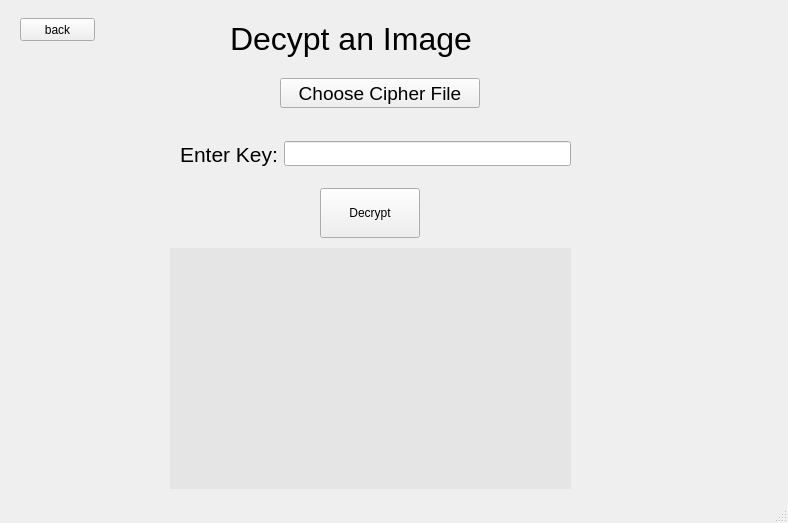
<?xml version="1.0" encoding="UTF-8"?>
<ui version="4.0">
 <class>MainWindow</class>
 <widget class="QMainWindow" name="MainWindow">
  <property name="geometry">
   <rect>
    <x>0</x>
    <y>0</y>
    <width>788</width>
    <height>523</height>
   </rect>
  </property>
  <property name="windowTitle">
   <string>MainWindow</string>
  </property>
  <widget class="QWidget" name="centralwidget">
   <widget class="QStackedWidget" name="stackedWidget">
    <property name="geometry">
     <rect>
      <x>10</x>
      <y>8</y>
      <width>771</width>
      <height>491</height>
     </rect>
    </property>
    <property name="minimumSize">
     <size>
      <width>0</width>
      <height>0</height>
     </size>
    </property>
    <property name="currentIndex">
     <number>2</number>
    </property>
    <widget class="QWidget" name="page">
     <widget class="QWidget" name="verticalLayoutWidget">
      <property name="geometry">
       <rect>
        <x>260</x>
        <y>120</y>
        <width>231</width>
        <height>221</height>
       </rect>
      </property>
      <layout class="QVBoxLayout" name="verticalLayout">
       <property name="topMargin">
        <number>0</number>
       </property>
       <item>
        <widget class="QPushButton" name="pushButton">
         <property name="enabled">
          <bool>true</bool>
         </property>
         <property name="sizePolicy">
          <sizepolicy hsizetype="Expanding" vsizetype="Maximum">
           <horstretch>0</horstretch>
           <verstretch>0</verstretch>
          </sizepolicy>
         </property>
         <property name="minimumSize">
          <size>
           <width>0</width>
           <height>40</height>
          </size>
         </property>
         <property name="text">
          <string>Encrypt</string>
         </property>
        </widget>
       </item>
       <item>
        <widget class="QPushButton" name="pushButton_2">
         <property name="minimumSize">
          <size>
           <width>0</width>
           <height>40</height>
          </size>
         </property>
         <property name="text">
          <string>Decrypt</string>
         </property>
        </widget>
       </item>
      </layout>
     </widget>
     <widget class="QLabel" name="label">
      <property name="geometry">
       <rect>
        <x>240</x>
        <y>30</y>
        <width>511</width>
        <height>61</height>
       </rect>
      </property>
      <property name="font">
       <font>
        <pointsize>24</pointsize>
       </font>
      </property>
      <property name="text">
       <string>Select An Option</string>
      </property>
     </widget>
    </widget>
    <widget class="QWidget" name="page_2">
     <widget class="QWidget" name="horizontalLayoutWidget">
      <property name="geometry">
       <rect>
        <x>190</x>
        <y>80</y>
        <width>391</width>
        <height>52</height>
       </rect>
      </property>
      <layout class="QHBoxLayout" name="horizontalLayout">
       <item>
        <widget class="QLabel" name="label_2">
         <property name="font">
          <font>
           <pointsize>16</pointsize>
          </font>
         </property>
         <property name="text">
          <string>Enter Key:</string>
         </property>
        </widget>
       </item>
       <item>
        <widget class="QLineEdit" name="lineEdit">
         <property name="minimumSize">
          <size>
           <width>0</width>
           <height>25</height>
          </size>
         </property>
        </widget>
       </item>
      </layout>
     </widget>
     <widget class="QPushButton" name="pushButton_3">
      <property name="geometry">
       <rect>
        <x>320</x>
        <y>140</y>
        <width>100</width>
        <height>30</height>
       </rect>
      </property>
      <property name="text">
       <string>Choose File</string>
      </property>
     </widget>
     <widget class="QPushButton" name="pushButton_4">
      <property name="geometry">
       <rect>
        <x>320</x>
        <y>430</y>
        <width>100</width>
        <height>50</height>
       </rect>
      </property>
      <property name="text">
       <string>Encypt</string>
      </property>
     </widget>
     <widget class="QLabel" name="label_3">
      <property name="geometry">
       <rect>
        <x>230</x>
        <y>10</y>
        <width>361</width>
        <height>61</height>
       </rect>
      </property>
      <property name="font">
       <font>
        <pointsize>24</pointsize>
       </font>
      </property>
      <property name="text">
       <string>Encrypt an Image</string>
      </property>
     </widget>
     <widget class="QPushButton" name="pushButton_7">
      <property name="geometry">
       <rect>
        <x>10</x>
        <y>10</y>
        <width>75</width>
        <height>23</height>
       </rect>
      </property>
      <property name="text">
       <string>back</string>
      </property>
     </widget>
     <widget class="QLabel" name="lbl">
      <property name="geometry">
       <rect>
        <x>180</x>
        <y>180</y>
        <width>401</width>
        <height>241</height>
       </rect>
      </property>
      <property name="styleSheet">
       <string notr="true">background-color:rgba(128,128,128,0.1)</string>
      </property>
      <property name="frameShadow">
       <enum>QFrame::Raised</enum>
      </property>
      <property name="text">
       <string/>
      </property>
      <property name="alignment">
       <set>Qt::AlignCenter</set>
      </property>
     </widget>
    </widget>
    <widget class="QWidget" name="page_3">
     <widget class="QPushButton" name="pushButton_6">
      <property name="geometry">
       <rect>
        <x>310</x>
        <y>180</y>
        <width>100</width>
        <height>50</height>
       </rect>
      </property>
      <property name="text">
       <string>Decrypt</string>
      </property>
     </widget>
     <widget class="QPushButton" name="pushButton_5">
      <property name="geometry">
       <rect>
        <x>270</x>
        <y>70</y>
        <width>200</width>
        <height>30</height>
       </rect>
      </property>
      <property name="font">
       <font>
        <pointsize>14</pointsize>
       </font>
      </property>
      <property name="text">
       <string>Choose Cipher File</string>
      </property>
     </widget>
     <widget class="QWidget" name="horizontalLayoutWidget_2">
      <property name="geometry">
       <rect>
        <x>170</x>
        <y>120</y>
        <width>391</width>
        <height>52</height>
       </rect>
      </property>
      <layout class="QHBoxLayout" name="horizontalLayout_2">
       <item>
        <widget class="QLabel" name="label_5">
         <property name="font">
          <font>
           <pointsize>16</pointsize>
          </font>
         </property>
         <property name="text">
          <string>Enter Key:</string>
         </property>
        </widget>
       </item>
       <item>
        <widget class="QLineEdit" name="lineEdit_2">
         <property name="minimumSize">
          <size>
           <width>0</width>
           <height>25</height>
          </size>
         </property>
        </widget>
       </item>
      </layout>
     </widget>
     <widget class="QLabel" name="label_4">
      <property name="geometry">
       <rect>
        <x>220</x>
        <y>0</y>
        <width>361</width>
        <height>61</height>
       </rect>
      </property>
      <property name="font">
       <font>
        <pointsize>24</pointsize>
       </font>
      </property>
      <property name="text">
       <string>Decypt an Image</string>
      </property>
     </widget>
     <widget class="QPushButton" name="pushButton_8">
      <property name="geometry">
       <rect>
        <x>10</x>
        <y>10</y>
        <width>75</width>
        <height>23</height>
       </rect>
      </property>
      <property name="text">
       <string>back</string>
      </property>
     </widget>
     <widget class="QLabel" name="lbl_2">
      <property name="geometry">
       <rect>
        <x>160</x>
        <y>240</y>
        <width>401</width>
        <height>241</height>
       </rect>
      </property>
      <property name="styleSheet">
       <string notr="true">background-color:rgba(128,128,128,0.1)</string>
      </property>
      <property name="frameShadow">
       <enum>QFrame::Raised</enum>
      </property>
      <property name="text">
       <string/>
      </property>
      <property name="alignment">
       <set>Qt::AlignCenter</set>
      </property>
     </widget>
    </widget>
   </widget>
  </widget>
  <widget class="QStatusBar" name="statusbar"/>
 </widget>
 <resources/>
 <connections/>
</ui>
